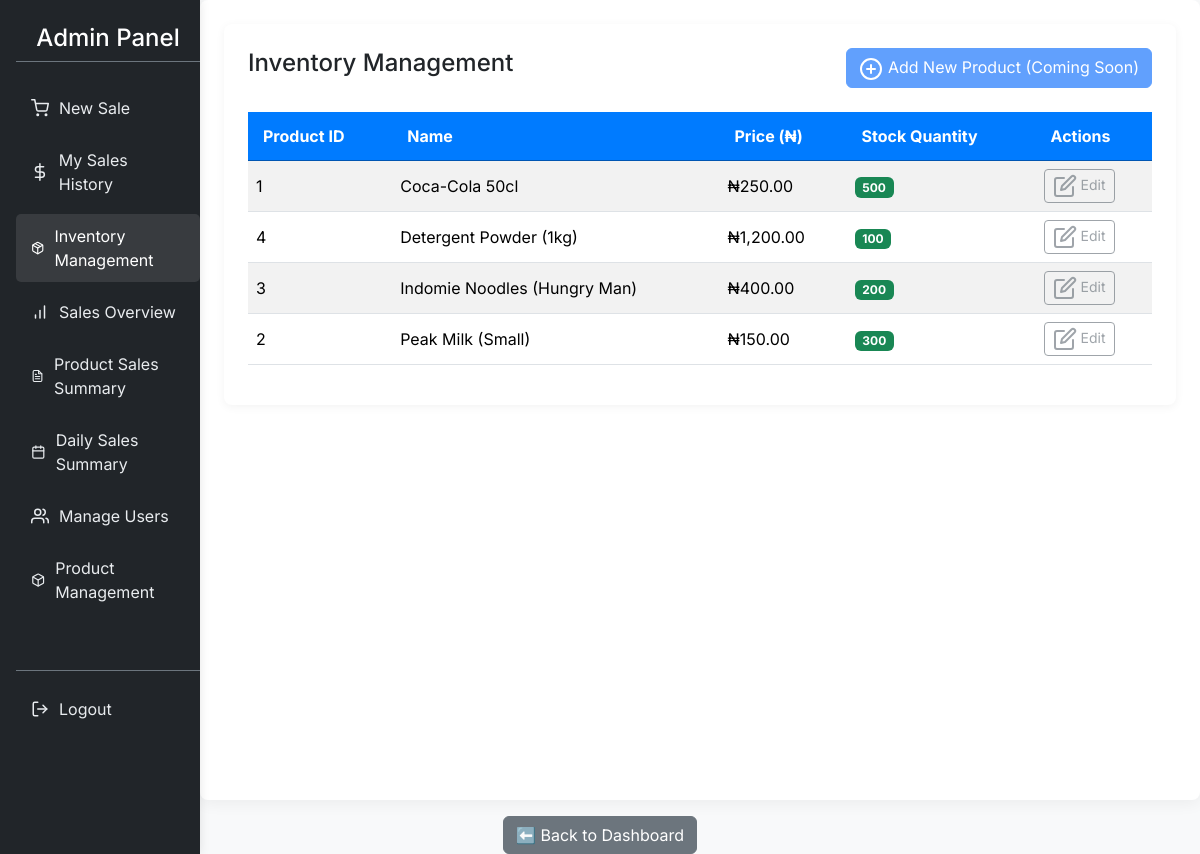
Page /inventory_management.php (signed in) on the committed database.
### tables this page shows
CREATE TABLE `products` (
  `id` int(11) NOT NULL,
  `name` varchar(255) NOT NULL,
  `description` text DEFAULT NULL,
  `price` decimal(10,2) NOT NULL,
  `stock_quantity` int(11) NOT NULL DEFAULT 0,
  `created_at` timestamp NOT NULL DEFAULT current_timestamp(),
  `updated_at` timestamp NOT NULL DEFAULT current_timestamp() ON UPDATE current_timestamp()
);

### inventory_management.php (the view, shortened to what this page needs)
<?php
require_once 'db_connect.php';
$roleTitle = ucfirst($_SESSION['role']);
$products = [];
try {
    $stmt = $conn->prepare("SELECT id, name, price, stock_quantity FROM products ORDER BY name ASC");
    $stmt->execute();
    $result = $stmt->get_result();
    $products = $result->fetch_all(MYSQLI_ASSOC);
} catch (mysqli_sql_exception $e) {
    error_log("Error fetching product inventory: " . $e->getMessage());
    $error_message = "Could not retrieve product inventory. Please try again later.";
}
?>
<!DOCTYPE html>
<html lang="en">
<head>
    <link href="https://cdn.jsdelivr.net/npm/bootstrap@5.3.3/dist/css/bootstrap.min.css" rel="stylesheet">
</head>
<body>
<div class="container-fluid">
    <div class="row">
        <nav class="col-md-3 col-lg-2 d-md-block bg-dark text-white sidebar py-3">
            <h4 class="text-white ms-3 py-2 text-center border-bottom border-secondary mb-4">
                <?php echo htmlspecialchars($roleTitle); ?> Panel
            </h4>
            <ul class="nav flex-column ms-3">
                <li class="nav-item mb-2">
                    <a class="nav-link" href="my_dashboard.php">
                        <span data-feather="shopping-cart"></span> New Sale
                    </a>
                </li>
                <li class="nav-item mb-2">
                    <a class="nav-link" href="my_sales_history.php">
                        <span data-feather="dollar-sign"></span> My Sales History
                    </a>
                </li>
                <?php if (in_array($_SESSION['role'], ['admin', 'manager'])) : ?>
                    <li class="nav-item mb-2">
                        <a class="nav-link active" aria-current="page" href="inventory_management.php">
                            <span data-feather="package"></span> Inventory Management
                        </a>
                    </li>
                    <li class="nav-item mb-2">
                        <a class="nav-link" href="sales_overview.php">
                            <span data-feather="bar-chart"></span> Sales Overview
                        </a>
                    </li>
                    <li class="nav-item mb-2">
                        <a class="nav-link" href="product_sales_summary.php">
                            <span data-feather="file-text"></span> Product Sales Summary
                        </a>
                    </li>
                    <li class="nav-item mb-2">
                        <a class="nav-link" href="daily_sales_summary.php">
                            <span data-feather="calendar"></span> Daily Sales Summary
                        </a>
                    </li>
                <?php endif; ?>
                <?php if ($_SESSION['role'] === 'admin') : ?>
                    <li class="nav-item mb-2">
                        <a class="nav-link" href="manage_users.php">
                            <span data-feather="users"></span> Manage Users
                        </a>
                    </li>
                    <li class="nav-item mb-2">
                        <a class="nav-link" href="product_management.php">
                            <span data-feather="box"></span> Product Management
                        </a>
                    </li>
                <?php endif; ?>
                <li class="nav-item mt-5 pt-3 border-top border-secondary">
                    <a class="nav-link text-danger" href="logout.php">
                        <span data-feather="log-out"></span> Logout
                    </a>
                </li>
            </ul>
        </nav>
        <main class="col-md-9 ms-sm-auto col-lg-10 px-md-4 py-4">
            <div class="card p-4">
                <div class="d-flex justify-content-between align-items-center mb-4">
                    <h2 class="h4">Inventory Management</h2>
                    <?php if ($_SESSION['role'] === 'admin' || $_SESSION['role'] === 'manager') : ?>
                        <a href="#" class="btn btn-primary disabled">
                            <span data-feather="plus-circle"></span> Add New Product (Coming Soon)
                        </a>
                    <?php endif; ?>
                </div>
                <?php if (empty($products)): ?>
                    <div class="alert alert-info text-center" role="alert">
                        No products found in inventory.
                    </div>
                <?php else: ?>
                    <div class="table-responsive">
                        <table class="table table-striped table-hover align-middle">
                            <thead>
                                <tr>
                                    <th>Product ID</th>
                                    <th>Name</th>
                                    <th>Price (₦)</th>
                                    <th>Stock Quantity</th>
                                    <?php if ($_SESSION['role'] === 'admin' || $_SESSION['role'] === 'manager') : ?>
                                        <th>Actions</th>
                                    <?php endif; ?>
                                </tr>
                            </thead>
                            <tbody>
                                <?php foreach ($products as $product): ?>
                                    <tr>
                                        <td><?php echo htmlspecialchars($product['id']); ?></td>
                                        <td><?php echo htmlspecialchars($product['name']); ?></td>
                                        <td>₦<?php echo number_format($product['price'], 2); ?></td>
                                        <td>
                                            <span class="badge <?php echo ($product['stock_quantity'] < 10) ? 'bg-danger' : (($product['stock_quantity'] < 50) ? 'bg-warning text-dark' : 'bg-success'); ?>">
                                                <?php echo htmlspecialchars($product['stock_quantity']); ?>
                                            </span>
                                        </td>
                                        <?php if ($_SESSION['role'] === 'admin' || $_SESSION['role'] === 'manager') : ?>
                                            <td>
                                                <a href="#" class="btn btn-sm btn-outline-secondary disabled" title="Edit Product">
                                                    <span data-feather="edit"></span> Edit
                                                </a>
                                            </td>
                                        <?php endif; ?>
                                    </tr>
                                <?php endforeach; ?>
                            </tbody>
                        </table>
                    </div>
                <?php endif; ?>
            </div>
        </main>
    </div>
    <div class="text-center">
        <a href="my_dashboard.php" class="btn btn-secondary mt-3">⬅️ Back to Dashboard</a>
    </div>
</div>
</body>
</html>

### inventory_management.php (style rules this page uses)
body { font-family: 'Inter', sans-serif; background-color: #f8f9fa; color: #343a40; }
.sidebar { position: fixed; top: 0; bottom: 0; left: 0; z-index: 1000; padding: 48px 0 0; box-shadow: 0 0 10px rgba(0, 0, 0, 0.1); background-color: #212529 !important; }
.sidebar .nav-link { color: #e9ecef !important; transition: background-color 0.2s ease, color 0.2s ease; padding: 10px 15px; border-radius: 5px; display: flex; align-items: center; }
.sidebar .nav-link svg { margin-right: 10px; width: 18px; height: 18px; stroke-width: 2; }
.sidebar .nav-link:hover, .sidebar .nav-link.active { background-color: rgba(255, 255, 255, 0.1); color: #fff !important; }
main { margin-left: 25%; background-color: #fff; padding: 30px !important; border-radius: 8px; box-shadow: 0 4px 15px rgba(0, 0, 0, 0.05); min-height: 100vh; }
@media (min-width: 768px) { main { margin-left: calc(25% / 12 * 10); padding-left: calc(2 * 100vw / 12 + 1.5rem) !important; } }
.card { border: none; border-radius: 8px; box-shadow: 0 2px 10px rgba(0, 0, 0, 0.05); margin-bottom: 25px; }
.table thead th { background-color: #007bff; color: #fff; border-color: #0056b3; padding: 12px 15px; vertical-align: middle; }

### rows in the picture
products: id "1", name "Coca-Cola 50cl", price "250.00", stock_quantity "500"
products: id "4", name "Detergent Powder (1kg)", price "1,200.00", stock_quantity "100"
products: id "3", name "Indomie Noodles (Hungry Man)", price "400.00", stock_quantity "200"
products: id "2", name "Peak Milk (Small)", price "150.00", stock_quantity "300"

### other values in the picture
$roleTitle "Admin"
